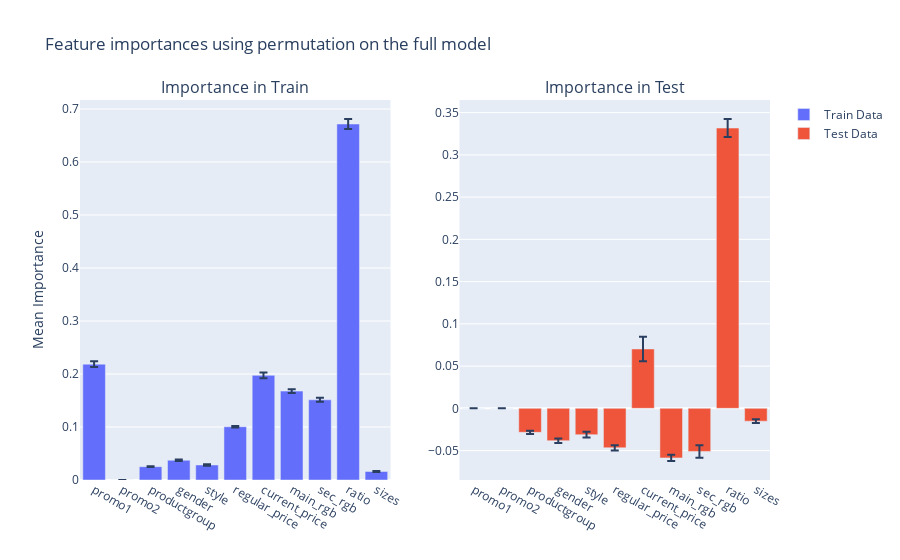

Notebook source saved alongside this figure:
### Code cell
import plotly.graph_objects as go
from plotly.subplots import make_subplots
import pandas as pd

# Assuming result is the output from permutation_importance
forest_importances_train = pd.Series(result_train.importances_mean, index=X_train.columns.values)
importances_std_train = result_train.importances_std

forest_importances_test = pd.Series(result_test.importances_mean, index=X_train.columns.values)
importances_std_test = result_test.importances_std
# Create subplots with 1 row and 2 columns
fig = make_subplots(rows=1, cols=2, subplot_titles=("Importance in Train", "Importance in Test"))

# Create a bar trace
bar_trace_train = go.Bar(x=forest_importances_train.index, y=forest_importances_train.values, error_y=dict(type='data', array=importances_std_train),name="Train Data")

bar_trace_test = go.Bar(x=forest_importances_test.index, y=forest_importances_test.values, error_y=dict(type='data', array=importances_std_test),name="Test Data")
# Add the same bar trace to both columns
fig.add_trace(bar_trace_train, row=1, col=1)
fig.add_trace(bar_trace_test, row=1, col=2)

# Customize the layout
fig.update_layout(title='Feature importances using permutation on the full model',
                  yaxis_title='Mean Importance')

# Show the plot
fig.show()

### Figure 1 — Plotly figure (JSON) as saved in the notebook; plotly's stock layout.template omitted (floating-point values rounded to 4 significant figures)
{"data": [{"error_y": {"array": [0.00542, 0, 0.0006191, 0.001475, 0.001568, 0.001233, 0.005552, 0.003461, 0.003809, 0.009462, 0.0008782], "type": "data"}, "name": "Train Data", "type": "bar", "x": ["promo1", "promo2", "productgroup", "gender", "style", "regular_price", "current_price", "main_rgb", "sec_rgb", "ratio", "sizes"], "xaxis": "x", "y": [0.2186, 0, 0.02514, 0.03725, 0.02832, 0.1005, 0.1974, 0.1677, 0.1513, 0.6717, 0.01612], "yaxis": "y"}, {"error_y": {"array": [0, 0, 0.001956, 0.002743, 0.003468, 0.003049, 0.0144, 0.003668, 0.007431, 0.01071, 0.002179], "type": "data"}, "name": "Test Data", "type": "bar", "x": ["promo1", "promo2", "productgroup", "gender", "style", "regular_price", "current_price", "main_rgb", "sec_rgb", "ratio", "sizes"], "xaxis": "x2", "y": [0, 0, -0.0284, -0.03833, -0.03115, -0.04671, 0.07026, -0.05866, -0.05102, 0.3317, -0.01517], "yaxis": "y2"}], "layout": {"annotations": [{"font": {"size": 16}, "showarrow": false, "text": "Importance in Train", "x": 0.225, "xanchor": "center", "xref": "paper", "y": 1, "yanchor": "bottom", "yref": "paper"}, {"font": {"size": 16}, "showarrow": false, "text": "Importance in Test", "x": 0.775, "xanchor": "center", "xref": "paper", "y": 1, "yanchor": "bottom", "yref": "paper"}], "title": {"text": "Feature importances using permutation on the full model"}, "xaxis": {"anchor": "y", "domain": [0, 0.45]}, "xaxis2": {"anchor": "y2", "domain": [0.55, 1]}, "yaxis": {"anchor": "x", "domain": [0, 1], "title": {"text": "Mean Importance"}}, "yaxis2": {"anchor": "x2", "domain": [0, 1]}}}
